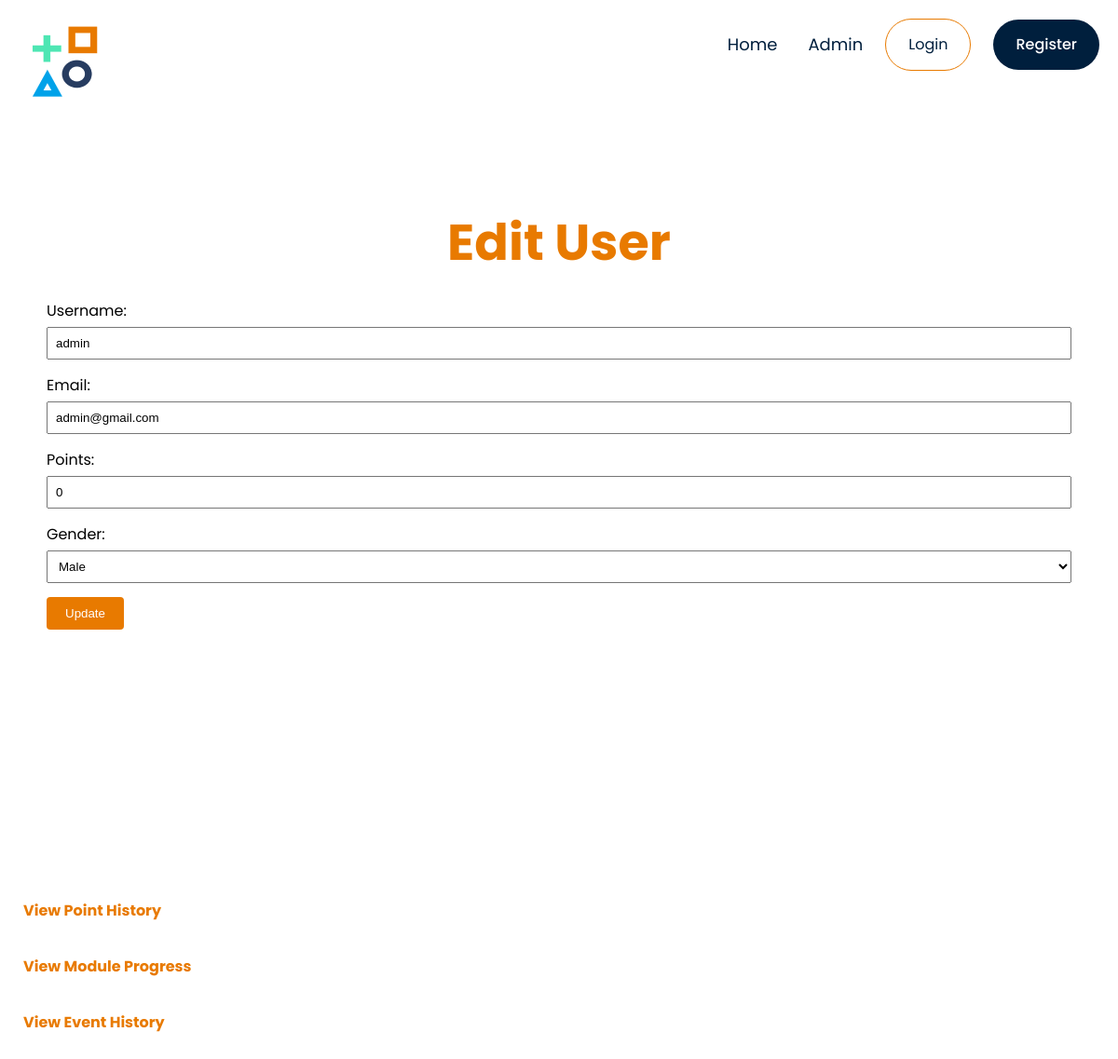
Screenshot of /Event/Private/edit_user.php?id=1 with the database file from the repository.
### tables this page shows
CREATE TABLE `users` (
  `id` int(255) NOT NULL,
  `user_role_id` int(255) DEFAULT NULL,
  `username` varchar(255) NOT NULL,
  `email` varchar(255) NOT NULL,
  `password` varchar(255) NOT NULL,
  `points` int(255) NOT NULL DEFAULT 0,
  `gender` varchar(255) DEFAULT NULL
);

### Event/Private/edit_user.php (the view, shortened to what this page needs)
<?php
require_once('../Public/db_connect.php');
require_once('Part/header.php');
if (isset($_GET['id'])) {
    $user_id = $_GET['id'];
    $userInfoQuery = "SELECT * FROM users WHERE id = ?";
    $userInfoStmt = $conn->prepare($userInfoQuery);
    $userInfoStmt->bind_param("i", $user_id);
    $userInfoStmt->execute();
    $userInfoResult = $userInfoStmt->get_result();
    if ($userInfoResult->num_rows > 0) {
        $userInfo = $userInfoResult->fetch_assoc();
    } else {
        die('Error: User not found.');
    }
} else {
    die('Error: User ID not provided.');
}
?>
<!DOCTYPE html>
<html lang="en">
<head>
    <link rel="stylesheet" href="../Public/public.css">
    <link rel="stylesheet" href="https://stackpath.bootstrapcdn.com/font-awesome/4.7.0/css/font-awesome.min.css">
</head>
<body>
    <div class="container">
        <section class="hero">
            <div class="container">
                <h2 class="title">Edit User</h2>
                <form method="post">
                    <label for="username">Username:</label>
                    <input type="text" id="username" name="username" value="<?php echo $userInfo['username']; ?>" required>
                    <label for="email">Email:</label>
                    <input type="email" id="email" name="email" value="<?php echo $userInfo['email']; ?>" required>
                    <label for="points">Points:</label>
                    <input type="number" id="points" name="points" value="<?php echo $userInfo['points']; ?>" required>
                    <label for="gender">Gender:</label>
                    <select id="gender" name="gender" required>
                        <option value="Male" <?php echo ($userInfo['gender'] === 'Male') ? 'selected' : ''; ?>>Male</option>
                    </select>
                    <button type="submit">Update</button>
                </form>
            </div>
        </section>
        <div class="additional-info">
            <a href="view_point_history.php?id=<?php echo $user_id; ?>" target="_blank">View Point History</a><br>
            <a href="view_module_progress.php?id=<?php echo $user_id; ?>" target="_blank">View Module Progress</a><br>
            <a href="view_event_history.php?id=<?php echo $user_id; ?>" target="_blank">View Event History</a><br>
         </div>
    </div>
</body>
</html>

### Event/Public/public.css (style rules this page uses)
* { margin: 0; padding: 0; box-sizing: border-box; }
body { font-family: 'Poppins', sans-serif; }
a { text-decoration: none; color: #555; }
.container { max-width: 1300px; margin: auto; padding: 25px; }
.hero { width: 100%; height: 800px; background-color:#FFF; position:relative; padding-top: 50px; }
.hero .container { height: 100%; position: relative; }
.title { color: #E87A00; font-size: 54px; font-family: 'Poppins', sans-serif; font-weight: 700; text-align: center; }

### Event/Private/edit_user.php (style rules this page uses)
form { margin-top: 20px; }
label { display: block; margin-bottom: 5px; }
input, select { width: 100%; padding: 8px; margin-bottom: 15px; box-sizing: border-box; }
button { background-color: #E87A00; color: white; padding: 10px 20px; border: none; border-radius: 4px; cursor: pointer; }
.additional-info { margin-top: 20px; }
.additional-info a { display: block; margin-bottom: 10px; text-decoration: none; color: #E87A00; font-weight: bold; }

### rows the page displays
users: username "admin", email "admin@gmail.com", points "0"
